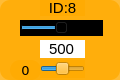
    <widget class="QWidget" name="widget_id8" native="true">
     <property name="geometry">
      <rect>
       <x>650</x>
       <y>300</y>
       <width>120</width>
       <height>80</height>
      </rect>
     </property>
     <property name="styleSheet">
      <string notr="true">background-color: rgb(255, 170, 0, 200);
border-radius:10px;</string>
     </property>
     <widget class="QLabel" name="label_ID8">
      <property name="geometry">
       <rect>
        <x>40</x>
        <y>0</y>
        <width>45</width>
        <height>16</height>
       </rect>
      </property>
      <property name="minimumSize">
       <size>
        <width>0</width>
        <height>10</height>
       </size>
      </property>
      <property name="font">
       <font>
        <family>Arial</family>
        <pointsize>11</pointsize>
       </font>
      </property>
      <property name="styleSheet">
       <string notr="true">background-color: rgb(255, 255, 255， 0);
border-radius:0px;</string>
      </property>
      <property name="text">
       <string>ID:8</string>
      </property>
      <property name="alignment">
       <set>Qt::AlignCenter</set>
      </property>
     </widget>
     <widget class="QSlider" name="horizontalSlider_pulse_id8">
      <property name="geometry">
       <rect>
        <x>20</x>
        <y>20</y>
        <width>83</width>
        <height>16</height>
       </rect>
      </property>
      <property name="autoFillBackground">
       <bool>false</bool>
      </property>
      <property name="styleSheet">
       <string notr="true">background-color: rgb(0, 0, 0);
border-radius:0px;</string>
      </property>
      <property name="minimum">
       <number>0</number>
      </property>
      <property name="maximum">
       <number>1000</number>
      </property>
      <property name="pageStep">
       <number>1</number>
      </property>
      <property name="value">
       <number>500</number>
      </property>
      <property name="orientation">
       <enum>Qt::Horizontal</enum>
      </property>
     </widget>
     <widget class="QSlider" name="horizontalSlider_dev_id8">
      <property name="geometry">
       <rect>
        <x>40</x>
        <y>60</y>
        <width>45</width>
        <height>18</height>
       </rect>
      </property>
      <property name="styleSheet">
       <string notr="true">background-color: rgb(255, 255, 255， 0);</string>
      </property>
      <property name="minimum">
       <number>-125</number>
      </property>
      <property name="maximum">
       <number>125</number>
      </property>
      <property name="pageStep">
       <number>1</number>
      </property>
      <property name="orientation">
       <enum>Qt::Horizontal</enum>
      </property>
     </widget>
     <widget class="QLabel" name="label_id8">
      <property name="geometry">
       <rect>
        <x>10</x>
        <y>60</y>
        <width>31</width>
        <height>20</height>
       </rect>
      </property>
      <property name="minimumSize">
       <size>
        <width>0</width>
        <height>10</height>
       </size>
      </property>
      <property name="font">
       <font>
        <family>DejaVu Sans</family>
        <pointsize>10</pointsize>
       </font>
      </property>
      <property name="styleSheet">
       <string notr="true">background-color: rgb(255, 255, 255， 0);</string>
      </property>
      <property name="text">
       <string>0</string>
      </property>
      <property name="alignment">
       <set>Qt::AlignCenter</set>
      </property>
     </widget>
     <widget class="QLineEdit" name="lineEdit_id8">
      <property name="geometry">
       <rect>
        <x>40</x>
        <y>40</y>
        <width>45</width>
        <height>18</height>
       </rect>
      </property>
      <property name="sizePolicy">
       <sizepolicy hsizetype="Fixed" vsizetype="Fixed">
        <horstretch>0</horstretch>
        <verstretch>0</verstretch>
       </sizepolicy>
      </property>
      <property name="font">
       <font>
        <family>Arial</family>
        <pointsize>11</pointsize>
       </font>
      </property>
      <property name="autoFillBackground">
       <bool>false</bool>
      </property>
      <property name="styleSheet">
       <string notr="true">background-color: rgb(255, 255, 255);
border-radius:0px;</string>
      </property>
      <property name="text">
       <string>500</string>
      </property>
      <property name="maxLength">
       <number>1000</number>
      </property>
      <property name="alignment">
       <set>Qt::AlignCenter</set>
      </property>
      <property name="dragEnabled">
       <bool>false</bool>
      </property>
      <property name="readOnly">
       <bool>false</bool>
      </property>
     </widget>
    </widget>
